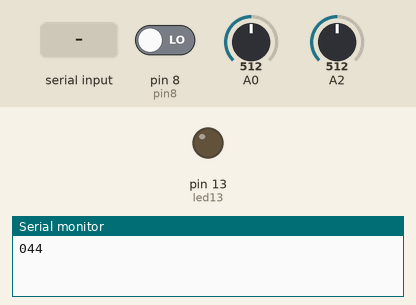
Simulated run of this sketch. Board: Arduino Uno, built with avr-gcc and run on an emulated ATmega328P. Shown: output pins drawn as LEDs (lit = HIGH), the last lines printed to the serial monitor. The test bench sets the inputs (shaded band); at power-on: pin 8 (pin8) LOW, A0 = 512, A2 = 512.

Above: at 1.2 s.
1.3 s: "1\n" received over Serial
At 3.2 s:
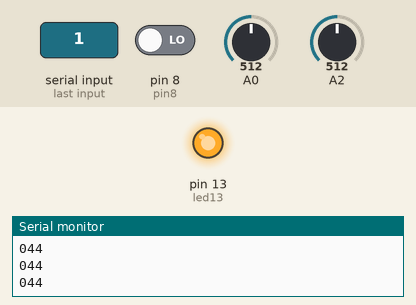
3.5 s: "0\n" received over Serial
At 5.0 s:
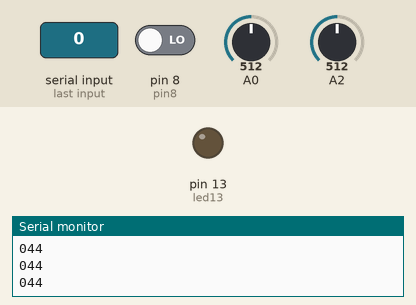
Timing chart, 0 to 6.5 s (numbered marks = the images above; inputs shaded):
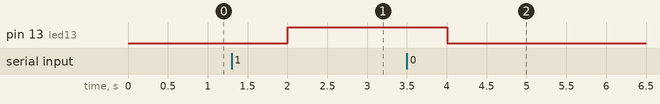

Measured:
- after the input at 1.3 s, pin 13 (led13): LOW → HIGH after 0.70 s
- after the input at 3.5 s, pin 13 (led13): HIGH → LOW after 0.50 s

The sketch:

serial_write_scada_.ino
```cpp
int Analog0=0;
int led13 = 13;
int Analog2=2;
int pin8 =8;
String valor;
int valor_al;
int c;

void setup()
{
  pinMode(led13, OUTPUT);
  pinMode(Analog0,INPUT);
  pinMode(Analog2,INPUT);
  pinMode(pin8, INPUT);

  Serial.begin(9600);
}

void loop()

{

  pin8=digitalRead (8);                 /*Pin Pulsador*/

  Analog0=analogRead(0);                 /*Entrada Analogica*/
  Analog0=map(Analog0,0,1023,0,9);

  Analog2=analogRead (2);                /*Entrada Analogica*/
  Analog2=map(Analog2,0,1023,0,9);


  if (pin8 == HIGH)
  {

    valor_al=1;


  }
  if (pin8 == LOW)
  {


    valor_al=0;

  }


    if (Serial.available())
  {
    c = Serial.read();
    if (c == '1') // ENCENDIDO
    {
      digitalWrite(led13, HIGH);//Encendido

    }
    if (c == '0') // APAGADO
    {
      digitalWrite(led13, LOW);//Apagado

    }

  }
  delay(1000);
  String valor =(String(valor_al)  + String (Analog0)   + String (Analog2) + "\n");
  Serial.print(valor);
}
```
